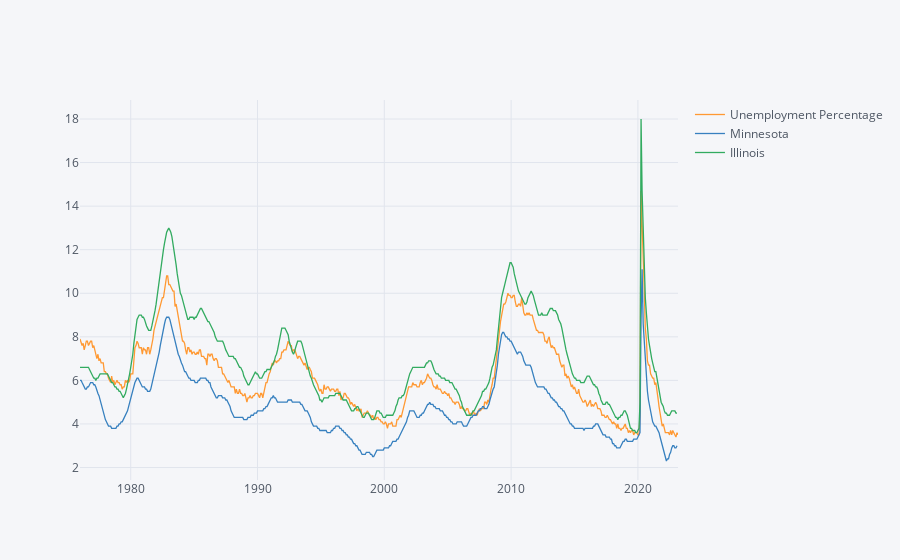

Notebook source saved alongside this figure:
### Code cell
consolidated_unemp_df.loc[:, ["Unemployment Percentage","Minnesota", "Illinois"]].iplot()

### Figure 1 — Plotly figure (JSON) as saved in the notebook; plotly's stock layout.template omitted (floating-point values rounded to 4 significant figures; data arrays with more than 128 entries replaced by an {"elided": "..."} marker saying what was removed)
{"data": [{"line": {"color": "rgba(255, 153, 51, 1.0)", "dash": "solid", "shape": "linear", "width": 1.3}, "mode": "lines", "name": "Unemployment Percentage", "text": "", "type": "scatter", "x": {"elided": "567 str values"}, "y": {"elided": "567 float values"}}, {"line": {"color": "rgba(55, 128, 191, 1.0)", "dash": "solid", "shape": "linear", "width": 1.3}, "mode": "lines", "name": "Minnesota", "text": "", "type": "scatter", "x": {"elided": "567 str values"}, "y": {"elided": "567 mixed values"}}, {"line": {"color": "rgba(50, 171, 96, 1.0)", "dash": "solid", "shape": "linear", "width": 1.3}, "mode": "lines", "name": "Illinois", "text": "", "type": "scatter", "x": {"elided": "567 str values"}, "y": {"elided": "567 mixed values"}}], "layout": {"legend": {"bgcolor": "#F5F6F9", "font": {"color": "#4D5663"}}, "paper_bgcolor": "#F5F6F9", "plot_bgcolor": "#F5F6F9", "title": {"font": {"color": "#4D5663"}}, "xaxis": {"gridcolor": "#E1E5ED", "showgrid": true, "tickfont": {"color": "#4D5663"}, "title": {"font": {"color": "#4D5663"}, "text": ""}, "zerolinecolor": "#E1E5ED"}, "yaxis": {"gridcolor": "#E1E5ED", "showgrid": true, "tickfont": {"color": "#4D5663"}, "title": {"font": {"color": "#4D5663"}, "text": ""}, "zerolinecolor": "#E1E5ED"}}}
